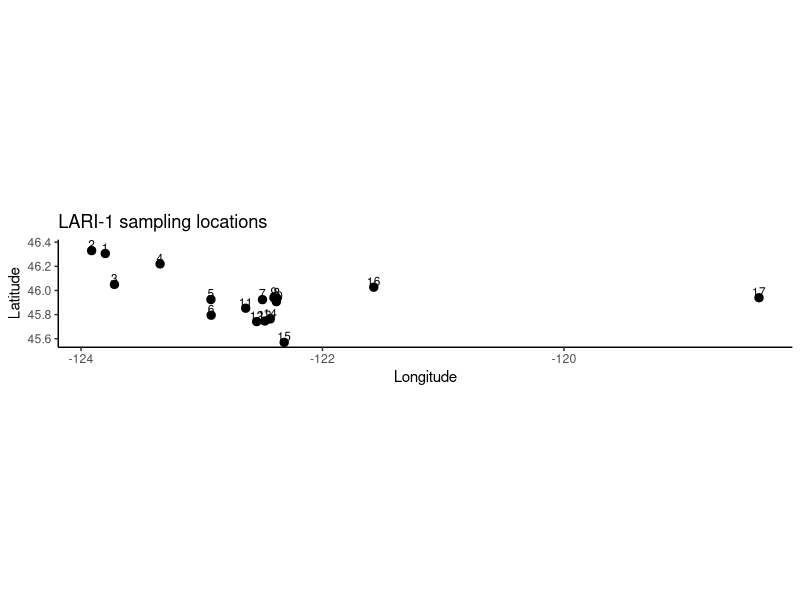
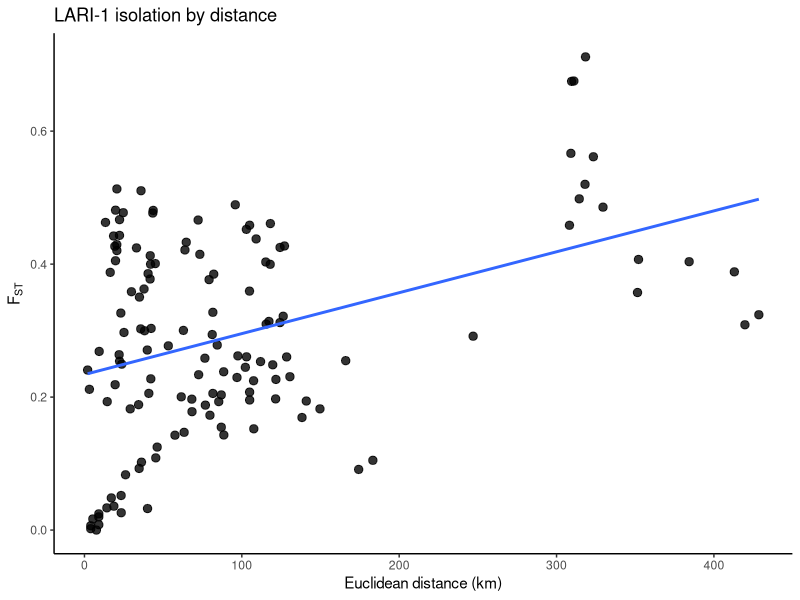

Generate these figures, in order, with R: (Note: this script raises an error after producing the figures.)
# -----------------------------
# LARI-1 western brook lamprey
# site coordinates + FST matrix + IBD plot
# -----------------------------

library(ggplot2)
library(geosphere)

# ------------------------------
# paths
# ------------------------------
save_dir <- "/Users/johnmccall/Library/CloudStorage/OneDrive-TheOhioStateUniversity/Spring_2026/Landgen_DGS/DGS-Patterns-of-Fish-Diversity/DGS-Patterns-of-Fish-Diversity/Objective 2/Data/LARI-1"

# -----------------------------
# 0) site coordinates
# (ONLY sites 1–17 used in FST table)
# -----------------------------
LARI_1_coords <- data.frame(
  site = as.character(1:17),
  lat = c(
    46.306, 46.33, 46.05, 46.22, 45.925,
    45.795, 45.924, 45.935, 45.94, 45.907,
    45.853, 45.742, 45.747, 45.764, 45.57,
    46.027, 45.94
  ),
  lon = c(
    -123.799, -123.912, -123.723, -123.345, -122.924,
    -122.922, -122.497, -122.377, -122.402, -122.382,
    -122.636, -122.545, -122.477, -122.432, -122.317,
    -121.575, -118.384
  ),
  stringsAsFactors = FALSE
)

# -----------------------------
# 1) map
# -----------------------------
ggplot(LARI_1_coords, aes(x = lon, y = lat)) +
  geom_point(size = 2.5) +
  geom_text(aes(label = site), size = 3, nudge_y = 0.05) +
  coord_fixed() +
  theme_classic() +
  labs(
    x = "Longitude",
    y = "Latitude",
    title = "LARI-1 sampling locations"
  )

# -----------------------------
# 2) geographic distance matrix
# -----------------------------
geo_dist_km <- geosphere::distm(
  as.matrix(LARI_1_coords[, c("lon", "lat")]),
  fun = geosphere::distHaversine
) / 1000

rownames(geo_dist_km) <- LARI_1_coords$site
colnames(geo_dist_km) <- LARI_1_coords$site

# -----------------------------
# 3) FST matrix
# NOTE:
# values are ABOVE diagonal in paper
# we will input upper triangle and mirror
# -----------------------------
LARI_1_fst <- matrix(
  0,
  nrow = 17,
  ncol = 17,
  dimnames = list(LARI_1_coords$site, LARI_1_coords$site)
)

# ---- row 1 ----
LARI_1_fst["1", 2:17] <- c(
  0.0199, 0.1823, 0.1021, 0.1727, 0.2381,
  0.4379, 0.3138, 0.4032, 0.3997, 0.2606,
  0.3098, 0.2486, 0.2266, 0.1941, 0.0912, 0.3088
)

# ---- row 2 ----
LARI_1_fst["2", 3:17] <- c(
  0.1886, 0.1086, 0.1430, 0.2295, 0.4610,
  0.3216, 0.4251, 0.4273, 0.2534, 0.3121,
  0.2604, 0.2307, 0.1823, 0.1049, 0.3239
)

# ---- row 3 ----
LARI_1_fst["3", 4:17] <- c(
  0.0927, 0.1470, 0.1969, 0.4893, 0.3594,
  0.4523, 0.4585, 0.2033, 0.2620, 0.2448,
  0.2075, 0.1973, 0.2548, 0.3884
)

# ---- row 4 ----
LARI_1_fst["4", 5:17] <- c(
  0.1248, 0.1427, 0.4147, 0.2941, 0.3767,
  0.3849, 0.1781, 0.2055, 0.1932, 0.1547,
  0.1523, 0.1693, 0.4037
)

# ---- row 5 ----
LARI_1_fst["5", 6:17] <- c(
  0.1932, 0.4244, 0.3033, 0.3857, 0.3998,
  0.2495, 0.3026, 0.2708, 0.2275, 0.2004,
  0.1956, 0.3573
)

# ---- row 6 ----
LARI_1_fst["6", 7:17] <- c(
  0.5104, 0.4008, 0.4768, 0.4808, 0.3264,
  0.3585, 0.3504, 0.2998, 0.2771, 0.2246, 0.4070
)

# ---- row 7 ----
LARI_1_fst["7", 8:17] <- c(
  0.2687, -0.0026, 0.0081, 0.4627, 0.5131,
  0.4811, 0.4423, 0.4127, 0.4663, 0.7117
)

# ---- row 8 ----
LARI_1_fst["8", 9:17] <- c(
  0.2407, 0.2117, 0.2638, 0.2972, 0.2539,
  0.2187, 0.2056, 0.3003, 0.5666
)

# ---- row 9 ----
LARI_1_fst["9", 10:17] <- c(
  0.0065, 0.4294, 0.4774, 0.4432,
  0.4051, 0.3776, 0.4329, 0.6754
)

# ---- row 10 ----
LARI_1_fst["10", 11:17] <- c(
  0.4204, 0.4669, 0.4268, 0.3876,
  0.3626, 0.4213, 0.6749
)

# ---- row 11 ----
LARI_1_fst["11", 12:17] <- c(
  0.0334, 0.0484, 0.0359, 0.0324,
  0.2783, 0.4857
)

# ---- row 12 ----
LARI_1_fst["12", 13:17] <- c(
  0.0167, 0.0244, 0.0832, 0.3275, 0.5615
)

# ---- row 13 ----
LARI_1_fst["13", 14:17] <- c(
  0.0021, 0.0520, 0.2585, 0.5200
)

# ---- row 14 ----
LARI_1_fst["14", 15:17] <- c(
  0.0261, 0.2337, 0.4982
)

# ---- row 15 ----
LARI_1_fst["15", 16:17] <- c(
  0.1879, 0.4584
)

# ---- row 16 ----
LARI_1_fst["16", 17] <- 0.2916

# -----------------------------
# mirror + clean
# -----------------------------
LARI_1_fst[lower.tri(LARI_1_fst)] <- t(LARI_1_fst)[lower.tri(LARI_1_fst)]
diag(LARI_1_fst) <- 0
LARI_1_fst[LARI_1_fst < 0] <- 0  # remove negative estimate

# -----------------------------
# 4) IBD dataframe
# -----------------------------
ibd_df <- data.frame(
  site1   = rownames(LARI_1_fst)[row(LARI_1_fst)[upper.tri(LARI_1_fst)]],
  site2   = colnames(LARI_1_fst)[col(LARI_1_fst)[upper.tri(LARI_1_fst)]],
  fst     = LARI_1_fst[upper.tri(LARI_1_fst)],
  dist_km = geo_dist_km[upper.tri(geo_dist_km)]
)

# -----------------------------
# 5) IBD plot
# -----------------------------
ggplot(ibd_df, aes(x = dist_km, y = fst)) +
  geom_point(size = 2.5, alpha = 0.8) +
  geom_smooth(method = "lm", se = FALSE) +
  theme_classic() +
  labs(
    x = "Euclidean distance (km)",
    y = expression(F[ST]),
    title = "LARI-1 isolation by distance"
  )

# -----------------------------
# 6) save (only fst + coords)
# -----------------------------
out_dir <- file.path(save_dir, "data")

if (!dir.exists(out_dir)) {
  dir.create(out_dir, recursive = TRUE)
}

save(
  LARI_1_fst,
  LARI_1_coords,
  file = file.path(out_dir, "LARI-1.RData")
)
